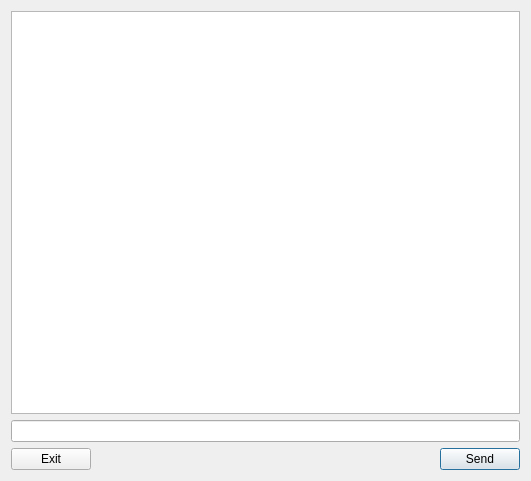
<?xml version="1.0" encoding="UTF-8"?>
<ui version="4.0">
 <class>PyChat</class>
 <widget class="QWidget" name="PyChat">
  <property name="geometry">
   <rect>
    <x>0</x>
    <y>0</y>
    <width>531</width>
    <height>481</height>
   </rect>
  </property>
  <property name="minimumSize">
   <size>
    <width>192</width>
    <height>179</height>
   </size>
  </property>
  <property name="windowTitle">
   <string>PyChat</string>
  </property>
  <layout class="QGridLayout" name="gridLayout">
   <item row="2" column="1">
    <spacer name="horizontalSpacer">
     <property name="orientation">
      <enum>Qt::Horizontal</enum>
     </property>
     <property name="sizeHint" stdset="0">
      <size>
       <width>40</width>
       <height>20</height>
      </size>
     </property>
    </spacer>
   </item>
   <item row="2" column="2">
    <widget class="QPushButton" name="send_button">
     <property name="text">
      <string>Send</string>
     </property>
     <property name="default">
      <bool>true</bool>
     </property>
    </widget>
   </item>
   <item row="2" column="0">
    <widget class="QPushButton" name="exit_button">
     <property name="text">
      <string>Exit</string>
     </property>
    </widget>
   </item>
   <item row="1" column="0" colspan="3">
    <widget class="QLineEdit" name="user_input"/>
   </item>
   <item row="0" column="0" colspan="3">
    <widget class="QTextEdit" name="message_area">
     <property name="readOnly">
      <bool>true</bool>
     </property>
    </widget>
   </item>
  </layout>
 </widget>
 <resources/>
 <connections/>
</ui>
